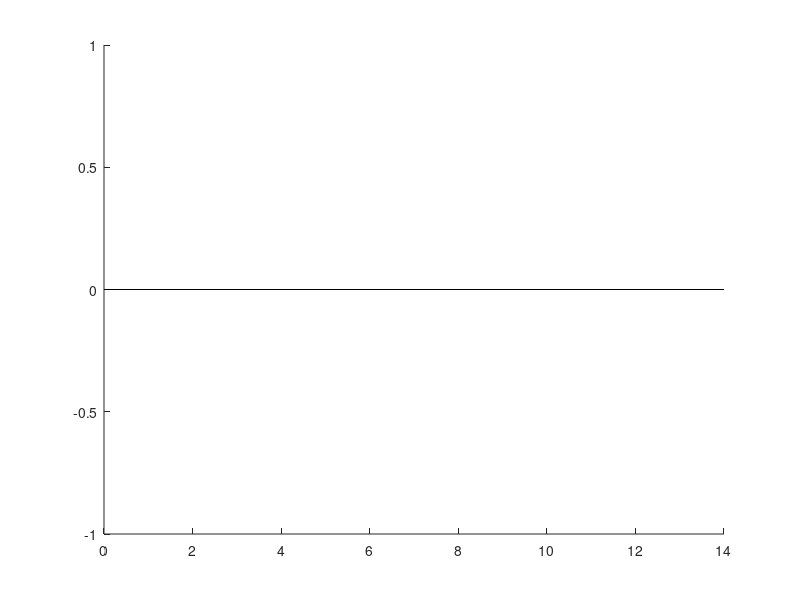

Here is the MATLAB script that generated this plot: (Note: this script raises an error after producing the figure.)
%% Acceptance-Reason Breakdown — KinoPaxSTARCOMBO vs a KinoPaxSTARCleanCost reference
% Reads the per-iteration CSVs written by examples/gpu/kinopaxstar_accept_breakdown.cu
% (run via scripts/run_accept_breakdown.sh).
%
% WHAT THIS ANSWERS. The tuning sweeps show THAT the tuning changes outcomes, not WHY. A candidate
% enters the frontier through one of three doors, and the normal output cannot tell them apart:
%
%   min-cost   the region-best exemption   (cost <= minCostsR1[r])          both planners
%   seed       the R2 seeding exemption    CleanCost only, off by default; REMOVED in COMBO
%   roll       CleanCost: rand < cap*(w*pSyclop + (1-w)*pCost + floor)
%              COMBO:     rand < min(pMax, shape_accept * pTargetAccept)
%
% COMBO RUNS TWO SHAPES. shape_accept decides WHICH nodes join the tree; shape_fanout decides WHERE
% propagation goes, and only the latter sizes rep. Cost belongs in the first and is counter-
% productive in the second -- cost is cumulative root-to-node, so "cheap" means shallow, and
% weighting fan-out by it pours propagation around the root.
%
% The roll is a single Bernoulli draw against a SUM, so "accepted because of X" is not a distinction
% the rule makes. Each accepted node instead splits one unit of credit in proportion to each term's
% share, so the credits sum to acc_roll by construction. CleanCost splits across (syclop, cost,
% floor); COMBO across the two terms of its ACCEPTANCE shape (coverage, cost), weighted the same way
% the blend weights them -- so the credit reports not just which signal liked the node but how much
% say it had at this point in the coverage->cost slide.
%
% AND WHY IT ALSO PLOTS THE BUDGET (figures 4-8). For COMBO the acceptance split is only half the
% rule -- the growth controller sets the scale and the fan-out. Those five are the ones to read when
% propagate falls onto kernel2 early, and every quantity in them is computed from columns BOTH
% planners write, so the CleanCost reference appears in all five.
%
% ANTI-CLUTTER RULE: COLOUR ENCODES THE ACCEPTANCE REASON and POSITION ENCODES THE POINT in figures
% 1-3. There are only five reasons, so one fixed palette is reused and the eye learns it once.
% Figures 4-8 are different -- they overlay points, so there colour encodes the FAN-OUT GAIN and line
% style the ACCEPTANCE GAIN, matching process_combo_tuning_and_plot.m, with the CleanCost reference in crimson
% and drawn thicker. They are five separate figures rather than one 2x2 BECAUSE A LEGEND ATTACHES
% TO THE CURRENT AXES: a single legend on a multi-panel figure describes only the last panel, so any
% series that panel omits looks absent from the entire figure.
%
% AXIS NOTE: everything is plotted against ITERATION, never wall-clock. The counting atomics distort
% timing, so elapsed time from this binary is not comparable to the tuning sweep's.
%
% USAGE: cd into the data directory, then call the script BY NAME, not via run():
%   cd build/Data/Benchmarks/KinoPaxStarAcceptBreakdown/house
%   addpath('<repo>/scripts')
%   plot_accept_breakdown

clear; clc; close all;

%% --- Configuration ---
dataDir   = '';                 % '' = current directory
env       = 'house';
envTitle  = 'House';
delta     = 'large_length';     % delta + cost metric token, as in the filenames

% Must mirror ACC_GAINS / FAN_GAINS / REACT_FRAC and the CleanCost reference in
% kinopaxstar_accept_breakdown.cu (integer label tokens: 100 x the float, as in the filenames).
%
% COMBO runs TWO shapes: acceptance (which nodes join) and fan-out (where propagation goes).
% kFan = 0 is the uniform-fan-out control arm -- both fan-out sigmoids pinned at 0.5, so every node
% gets identical rep, which is CleanCost's and KinoPaxPlus's behaviour.
comboAccGains = [100 400 1600];
comboFanGains = [0 100 400 1600];
comboRf       = 10;
cleanRef      = [90 100 3];     % [w k cap] tokens -- the low-cap reference run

% Five reasons, one fixed palette, reused in figures 1-3. The three credit slots mean different
% terms for the two planners, which the legend spells out.
% For COMBO the two live credit terms are the ACCEPTANCE shape's coverage and cost halves; the
% collision slot is structurally 0 now, so slot B carries cost for both planners.
catNames  = {'min-cost', 'seed', 'credit A (syclop|coverage)', 'credit B (cost|cost)', 'rejected'};
catColors = [0.85 0.33 0.10;    % min-cost   - burnt orange
             0.93 0.69 0.13;    % seed       - amber (expected 0)
             0.20 0.42 0.69;    % credit A   - steel blue
             0.30 0.64 0.36;    % credit B   - green
             0.72 0.72 0.72];   % rejected   - grey

% Figures 4-8 channels: colour = FAN-OUT gain (the headline axis), style = ACCEPTANCE gain.
% Matches process_combo_tuning_and_plot.m so the two plots read the same way.
fanColors = [0.15 0.15 0.15;    % kFan 0    (control: uniform rep)
             0.62 0.76 0.90;    % kFan 1
             0.24 0.45 0.70;    % kFan 4
             0.03 0.15 0.31];   % kFan 16   (near-bimodal, KPAX-like sparsity)
accStyles  = {':', '-', '--'};  % kAcc = 1, 4, 16
cleanColor = [0.70 0.15 0.20];

%% --- Build the flat point list: the reference first, then the COMBO grid ---
% P(i) = struct(label, name, isCombo, color, style, width)
P = struct('label', {}, 'name', {}, 'isCombo', {}, 'color', {}, 'style', {}, 'width', {});

% The reference is drawn thicker so it reads as the anchor the grid is measured against.
P(end + 1) = struct( ...
    'label',   sprintf('KinoPaxSTARCleanCost_r2off_w%d_k%d_cap%d', cleanRef(1), cleanRef(2), cleanRef(3)), ...
    'name',    sprintf('CleanCost w%g k%g cap%g', cleanRef(1)/100, cleanRef(2)/100, cleanRef(3)/100), ...
    'isCombo', false, 'color', cleanColor, 'style', '-', 'width', 2.2);

for ai = 1:numel(comboAccGains)
    for fi = 1:numel(comboFanGains)
        kAcc = comboAccGains(ai);
        kFan = comboFanGains(fi);
        if kFan == 0
            fanTag = 'uniform';
            w = 1.8;              % the control arm, drawn thicker
        else
            fanTag = sprintf('kFan%g', kFan / 100);
            w = 1.2;
        end
        P(end + 1) = struct( ...
            'label',   sprintf('KinoPaxSTARCOMBO_ka%d_kf%d_rf%d', kAcc, kFan, comboRf), ...
            'name',    sprintf('COMBO kAcc%g %s', kAcc / 100, fanTag), ...
            'isCombo', true, 'color', fanColors(fi, :), 'style', accStyles{ai}, ...
            'width',   w); %#ok<SAGROW>
    end
end
nP = numel(P);

%% --- Load every point ---
T = cell(1, nP);
for i = 1:nP
    fn = sprintf('%s_%s_delta%s_run0.csv', env, P(i).label, delta);
    fp = fullfile(dataDir, fn);
    if isfile(fp)
        T{i} = readtable(fp);
    else
        fprintf('  MISSING: %s\n', fn);
    end
end

% Small-multiple grid that fits the flat point list.
nCols = 5;
nRows = ceil(nP / nCols);

%% ====================== FIGURE 1: run-total composition ======================
% One normalized bar per point: what fraction of all collision-free candidates entered by each door,
% summed over the whole run. The single "how do the points differ" view.
figure('Name', sprintf('%s - Acceptance composition (run totals)', envTitle), ...
       'Position', [60 60 1500 620]);
hold on;

M      = zeros(nP, 5);
labels = cell(1, nP);
for i = 1:nP
    labels{i} = P(i).name;
    t = T{i};
    if isempty(t), continue; end
    tot = sum(t.prop_valid);
    if tot <= 0, continue; end
    [cA, cB] = creditPair(t, P(i).isCombo);
    M(i, :) = [sum(t.acc_min_cost), sum(t.acc_seed), sum(cA), sum(cB), sum(t.rejected)] / tot;
end

hb = bar(M, 'stacked', 'EdgeColor', 'none');
for c = 1:5, hb(c).FaceColor = catColors(c, :); end
set(gca, 'XTick', 1:nP, 'XTickLabel', labels, 'FontSize', 7);
xtickangle(60);
xlim([0.5, nP + 0.5]); ylim([0 1]);
ylabel('fraction of collision-free candidates'); grid on;
legend(catNames, 'Location', 'eastoutside');
xline(1.5, 'k-', 'LineWidth', 1.2, 'HandleVisibility', 'off');   % reference | COMBO grid
title(sprintf(['Acceptance composition \\x2014 %s, run totals\n' ...
               'colour = acceptance reason, position = point; bar 1 is the CleanCost reference'], envTitle), ...
      'FontWeight', 'bold');

%% ====================== FIGURE 2: composition over iterations ======================
% Same five categories, same colours, as a normalized stacked area vs iteration -- shows how the mix
% EVOLVES. The one to watch is min-cost: it dominates early and should fade as regions fill, and if
% it does not, the exemption is the planner and the sigmoids are decoration.
figure('Name', sprintf('%s - Acceptance composition vs iteration', envTitle), ...
       'Position', [70 70 1650 850]);
for i = 1:nP
    subplot(nRows, nCols, i);
    t = T{i};
    if isempty(t), axis off; continue; end
    denom = max(t.prop_valid, 1);
    [cA, cB] = creditPair(t, P(i).isCombo);
    A = [t.acc_min_cost, t.acc_seed, cA, cB, t.rejected] ./ denom;
    ha = area(t.iteration, A, 'EdgeColor', 'none');
    for c = 1:5, ha(c).FaceColor = catColors(c, :); end
    ylim([0 1]); xlim([1 max(t.iteration)]);
    set(gca, 'FontSize', 6);
    title(P(i).name, 'FontSize', 7);
    if i == 1, ylabel('fraction', 'FontSize', 7); end
    if i == nP
        legend(catNames, 'Location', 'eastoutside', 'FontSize', 6);
        xlabel('iteration', 'FontSize', 7);
    end
end
sgtitle(sprintf('Acceptance composition vs iteration \\x2014 %s', envTitle), ...
        'FontSize', 11, 'FontWeight', 'bold');

%% ====================== FIGURE 3: throughput ======================
% Kept SEPARATE from the composition figures on purpose: the scale differences between points are
% enormous, and mixing them into a normalized plot would hide both effects. Log-y.
figure('Name', sprintf('%s - Throughput vs iteration', envTitle), ...
       'Position', [80 80 1650 850]);
for i = 1:nP
    subplot(nRows, nCols, i);
    t = T{i};
    if isempty(t), axis off; continue; end
    accepted = t.acc_min_cost + t.acc_seed + t.acc_roll;
    semilogy(t.iteration, max(t.prop_attempted, 1), '-', 'Color', [0.35 0.35 0.35], 'LineWidth', 1.1); hold on;
    semilogy(t.iteration, max(t.prop_valid, 1),     '-', 'Color', [0.20 0.42 0.69], 'LineWidth', 1.1);
    semilogy(t.iteration, max(accepted, 1),         '-', 'Color', [0.30 0.64 0.36], 'LineWidth', 1.4);
    grid on; xlim([1 max(t.iteration)]);
    set(gca, 'FontSize', 6);
    title(P(i).name, 'FontSize', 7);
    if i == nP
        legend({'propagated (attempts)', 'collision-free', 'accepted'}, ...
               'Location', 'eastoutside', 'FontSize', 6);
        xlabel('iteration', 'FontSize', 7);
    end
end
sgtitle(sprintf(['Throughput vs iteration \\x2014 %s (log y)\n' ...
                 'the gap between blue and green is what the acceptance budget throttles'], envTitle), ...
        'FontSize', 11, 'FontWeight', 'bold');

%% ============ FIGURES 4-8: budget and frontier composition ============
% THESE ARE THE ONES TO READ WHEN PROPAGATE FALLS ONTO KERNEL2 EARLY.
%
% Deliberately five SEPARATE figures rather than one 2x2. A legend attaches to the CURRENT AXES, so
% a single legend on a multi-panel figure describes only the last panel -- and if that panel happens
% to exclude a series, the series looks absent from the whole figure. One figure per quantity means
% one clickable legend per quantity, each covering every series drawn in it.
%
% Every quantity below is computed from columns BOTH planners write, so the CleanCost reference
% appears in all five. That is the point: COMBO's controller is only meaningful against what the
% hand-tuned cap actually did.
%
% The chain these five trace out:
%   kernel1 fails  <=  32*frontierRepeatSize > remaining
%                  <=  frontierRepeatSize >= F        (rep >= 1 is a correctness clamp)
%                  <=  F >= nActive                   (region-best reactivation is UNCONDITIONAL)
% so if figure 6 shows n_active/frontier_size near 1, no acceptance tuning will move the crossover
% in figure 4 -- the levers are the region-best guarantee itself or the R1 grid size.

%% ---- FIGURE 4: kernel1 check ----
% prop_attempted / frontier_repeat_size is exactly 32 on the kernel1 path (one 32-thread block per
% repeat entry) and h_propIterations_ < 32 on kernel2. h_propIterations_ ALONE is not a valid
% detector: it is only assigned inside the kernel2 branch, so on kernel1 it holds a stale value
% from whichever earlier iteration last took kernel2.
figure('Name', sprintf('%s - Kernel1 check', envTitle), 'Position', [90 90 1150 620]);
hold on;
for i = 1:nP
    t = T{i};
    if isempty(t), continue; end
    fr = col(t, 'frontier_repeat_size');
    pa = col(t, 'prop_attempted');
    if isempty(fr) || isempty(pa), continue; end
    ok = fr > 0;
    plot(t.iteration(ok), pa(ok) ./ fr(ok), P(i).style, 'Color', P(i).color, ...
         'LineWidth', P(i).width, 'DisplayName', P(i).name);
end
yline(32, 'k--', 'kernel1', 'LineWidth', 1.2, 'HandleVisibility', 'off');
ylim([0 36]); grid on;
xlabel('iteration'); ylabel('propagations per repeat entry');
title(sprintf(['Kernel1 check \\x2014 %s\n' ...
               '32 while the ceiling holds; below 32 = kernel2 (block split across candidates)'], envTitle), ...
      'FontWeight', 'bold');
clickableLegend();

%% ---- FIGURE 5: frontier composition ----
% `reactivated` counts frontier bits among the PRE-EXISTING tree, i.e. exactly Part B's output, so
% this is the share of the frontier that is re-expansion rather than newly admitted nodes.
% CleanCost's realised value is ~75% and nobody chose it -- it fell out of the Syclop score floor.
% COMBO's h_reactFrac_ is the first time this has been an explicit knob, so this figure is the
% direct check on whether it is being honoured.
figure('Name', sprintf('%s - Frontier composition', envTitle), 'Position', [100 100 1150 620]);
hold on;
for i = 1:nP
    t = T{i};
    if isempty(t), continue; end
    re = col(t, 'reactivated');
    if isempty(re), continue; end
    ok = t.frontier_size > 0;
    plot(t.iteration(ok), 100 * re(ok) ./ double(t.frontier_size(ok)), P(i).style, ...
         'Color', P(i).color, 'LineWidth', P(i).width, 'DisplayName', P(i).name);
end
ylim([0 105]); grid on;
xlabel('iteration'); ylabel('% of frontier from Part B');
title(sprintf(['Frontier composition: reactivated / frontier\\_size \\x2014 %s\n' ...
               'near 100%% = the frontier is re-expansion, not new nodes'], envTitle), ...
      'FontWeight', 'bold');
clickableLegend();

%% ---- FIGURE 6: region-best share ----
% n_active / frontier_size. Part B re-activates the region best UNCONDITIONALLY -- one node per
% explored region, outside h_reactFrac_ entirely -- so the frontier has a hard floor at nActive.
% A curve approaching 1 means the guarantee IS the frontier, and since rep >= 1 forces
% frontierRepeatSize >= F, kernel2 then becomes unavoidable at 32*F > remaining no matter what the
% acceptance budget or repTarget do. THIS IS THE FIGURE THAT EXPLAINS FIGURE 4.
figure('Name', sprintf('%s - Region-best share of the frontier', envTitle), ...
       'Position', [110 110 1150 620]);
hold on;
for i = 1:nP
    t = T{i};
    if isempty(t), continue; end
    na = col(t, 'n_active');
    if isempty(na), continue; end
    ok = t.frontier_size > 0;
    plot(t.iteration(ok), na(ok) ./ double(t.frontier_size(ok)), P(i).style, ...
         'Color', P(i).color, 'LineWidth', P(i).width, 'DisplayName', P(i).name);
end
yline(1, 'k--', 'frontier == nActive', 'LineWidth', 1.2, 'HandleVisibility', 'off');
grid on;
xlabel('iteration'); ylabel('n\_active / frontier\_size');
title(sprintf(['Region-best share \\x2014 %s\n' ...
               'approaching 1 = the unconditional guarantee is the whole frontier'], envTitle), ...
      'FontWeight', 'bold');
clickableLegend();

%% ---- FIGURE 7: realised roll acceptance rate ----
% acc_roll / (candidates that actually took the roll). Computed the same way for both planners, so
% it is the apples-to-apples comparison between COMBO's derived pTargetAccept and CleanCost's
% hand-swept cap: it is the fraction of non-exempt candidates that were admitted.
%
% Exemptions are excluded from the denominator because they bypass the roll entirely -- including
% them would make a planner look more permissive purely for finding more region minima.
figure('Name', sprintf('%s - Realised roll acceptance rate', envTitle), ...
       'Position', [120 120 1150 620]);
hold on;
for i = 1:nP
    t = T{i};
    if isempty(t), continue; end
    rolled = double(t.prop_valid) - double(t.acc_min_cost) - double(t.acc_seed);
    ok = rolled > 0;
    if ~any(ok), continue; end
    semilogy(t.iteration(ok), max(double(t.acc_roll(ok)) ./ rolled(ok), 1e-8), P(i).style, ...
             'Color', P(i).color, 'LineWidth', P(i).width, 'DisplayName', P(i).name);
end
set(gca, 'YScale', 'log'); grid on;
xlabel('iteration'); ylabel('acc\_roll / non-exempt candidates');
title(sprintf(['Realised roll acceptance rate \\x2014 %s\n' ...
               'COMBO: should RISE over a run as the candidate pool shrinks. Flat = pinned at pMax'], envTitle), ...
      'FontWeight', 'bold');
clickableLegend();

%% ---- FIGURE 8: mean fan-out ----
% frontier_repeat_size / frontier_size -- the mean repeat count per frontier node, i.e. how many
% 32-thread blocks the average node gets. CleanCost's is the realised mean of its binary 15/1 rule;
% COMBO's is repTarget * meanShape. Both are computable from the same two columns, so this is the
% other half of the budget story and it is directly comparable.
%
% Multiply this by 32 * frontier_size to recover prop_attempted, which is the quantity the kernel1
% ceiling actually constrains.
figure('Name', sprintf('%s - Mean fan-out per frontier node', envTitle), ...
       'Position', [130 130 1150 620]);
hold on;
for i = 1:nP
    t = T{i};
    if isempty(t), continue; end
    fr = col(t, 'frontier_repeat_size');
    if isempty(fr), continue; end
    ok = t.frontier_size > 0;
    plot(t.iteration(ok), fr(ok) ./ double(t.frontier_size(ok)), P(i).style, ...
         'Color', P(i).color, 'LineWidth', P(i).width, 'DisplayName', P(i).name);
end
yline(1, 'k--', 'rep = 1 (the correctness floor)', 'LineWidth', 1.2, 'HandleVisibility', 'off');
grid on;
xlabel('iteration'); ylabel('mean repeat count per frontier node');
title(sprintf(['Mean fan-out \\x2014 %s\n' ...
               'at the floor of 1, repTarget has no room left and kernel2 is next'], envTitle), ...
      'FontWeight', 'bold');
clickableLegend();

%% ====================== consistency report ======================
% The identities the CSV must satisfy. The runner already checks these per iteration and exits
% non-zero on failure; re-checking here catches a stale or mismatched CSV.
fprintf('\n--- consistency ---\n');
bad = 0;
for i = 1:nP
    t = T{i};
    if isempty(t), continue; end
    part = t.acc_min_cost + t.acc_seed + t.acc_roll + t.rejected - t.prop_valid;
    if any(part ~= 0)
        fprintf('  PARTITION FAIL: %s\n', P(i).name); bad = bad + 1;
    end
    [cA, cB] = creditPair(t, P(i).isCombo);
    cC   = creditThird(t, P(i).isCombo);
    cred = cA + cB + cC - t.acc_roll;
    if any(abs(cred) > 1e-3 * max(t.acc_roll, 1))
        fprintf('  CREDIT FAIL:    %s\n', P(i).name); bad = bad + 1;
    end
    if any(t.acc_seed ~= 0)
        fprintf('  UNEXPECTED SEED ACCEPTS: %s\n', P(i).name); bad = bad + 1;
    end
end
if bad == 0, fprintf('  all checks passed.\n'); end

% The headline number this whole runner exists to produce.
fprintf('\n--- kernel1 crossover (first iteration with prop/repeat < 32) ---\n');
for i = 1:nP
    t = T{i};
    if isempty(t), continue; end
    fr = col(t, 'frontier_repeat_size'); pa = col(t, 'prop_attempted');
    if isempty(fr) || isempty(pa), continue; end
    ok  = fr > 0;
    idx = find(ok & (pa ./ max(fr, 1)) < 31.5, 1);
    if isempty(idx)
        fprintf('  %-28s never  (stayed on kernel1 for all %d iterations)\n', P(i).name, height(t));
    else
        fprintf('  %-28s iteration %d of %d   (tree_size %d)\n', ...
                P(i).name, t.iteration(idx), height(t), t.tree_size(idx));
    end
end
fprintf('\n8 figures generated.\n');
fprintf(['  1-3  acceptance composition and throughput (colour = reason, position = point)\n' ...
         '  4-8  budget and frontier composition (colour = profile, style = gain;\n' ...
         '       CleanCost reference in crimson, drawn thicker; one clickable legend each)\n']);

%% --- helpers ---
function v = col(t, name)
    % Column by name, or [] when the CSV predates it. Mirrors getCol in the tuning-sweep plot:
    % appended columns stay backward compatible, so an older CSV just draws fewer series.
    if ismember(name, t.Properties.VariableNames), v = double(t.(name)); else, v = []; end
end

function [a, b] = creditPair(t, isCombo)
    % The first two credit terms for whichever planner wrote this run. CleanCost splits across
    % (syclop, cost, floor); COMBO across its three sigmoids (cov, col, cst).
    if isCombo
        % COMBO's two live acceptance terms. credit_col is structurally 0 (the collision term is
        % gone), so the second slot carries COST for both planners -- which makes the stacked bars
        % directly comparable rather than accidentally plotting a dead series for one of them.
        a = col(t, 'credit_cov'); b = col(t, 'credit_cst');
    else
        a = col(t, 'credit_syclop'); b = col(t, 'credit_cost');
    end
    n = height(t);
    if isempty(a), a = zeros(n, 1); end
    if isempty(b), b = zeros(n, 1); end
end

function c = creditThird(t, isCombo)
    % The third slot exists only so the consistency check still sums to acc_roll. For COMBO that is
    % the (structurally zero) collision credit; for CleanCost it is the probability floor.
    if isCombo, c = col(t, 'credit_col'); else, c = col(t, 'credit_floor'); end
    if isempty(c), c = zeros(height(t), 1); end
end

function clickableLegend()
    % Legend whose entries toggle their series on click -- the only way 14 overlaid series stay
    % readable. Attaches to the CURRENT axes, which is why figures 4-8 are one plot each: a legend
    % on a multi-panel figure describes only the last panel, and a series missing from that panel
    % then looks absent from the whole figure. ItemHitFcn needs R2016a+; this repo is on R2023a.
    lgd = legend('Location', 'eastoutside', 'FontSize', 7);
    lgd.ItemHitFcn = @toggleSeries;
end

function toggleSeries(~, evt)
    h = evt.Peer;
    if strcmp(h.Visible, 'on')
        h.Visible = 'off';
    else
        h.Visible = 'on';
    end
end
